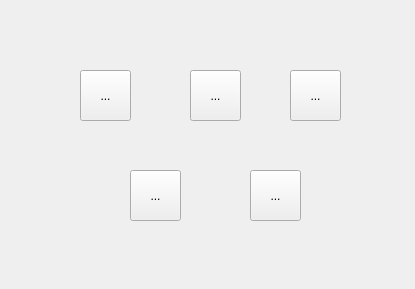
<?xml version="1.0" encoding="UTF-8"?>
<ui version="4.0">
 <class>MainWindow</class>
 <widget class="QMainWindow" name="MainWindow">
  <property name="geometry">
   <rect>
    <x>0</x>
    <y>0</y>
    <width>415</width>
    <height>289</height>
   </rect>
  </property>
  <property name="windowTitle">
   <string>MainWindow</string>
  </property>
  <widget class="QWidget" name="centralWidget">
   <widget class="MoveButton" name="zombie">
    <property name="geometry">
     <rect>
      <x>80</x>
      <y>70</y>
      <width>51</width>
      <height>51</height>
     </rect>
    </property>
    <property name="text">
     <string>...</string>
    </property>
    <property name="icon">
     <iconset resource="src.qrc">
      <normaloff>:/png/zombie.png</normaloff>:/png/zombie.png</iconset>
    </property>
    <property name="iconSize">
     <size>
      <width>80</width>
      <height>80</height>
     </size>
    </property>
   </widget>
   <widget class="MoveButton" name="creeper">
    <property name="geometry">
     <rect>
      <x>190</x>
      <y>70</y>
      <width>51</width>
      <height>51</height>
     </rect>
    </property>
    <property name="text">
     <string>...</string>
    </property>
    <property name="icon">
     <iconset resource="src.qrc">
      <normaloff>:/png/creeper.png</normaloff>:/png/creeper.png</iconset>
    </property>
    <property name="iconSize">
     <size>
      <width>80</width>
      <height>80</height>
     </size>
    </property>
   </widget>
   <widget class="MoveButton" name="skeleton">
    <property name="geometry">
     <rect>
      <x>290</x>
      <y>70</y>
      <width>51</width>
      <height>51</height>
     </rect>
    </property>
    <property name="text">
     <string>...</string>
    </property>
    <property name="icon">
     <iconset resource="src.qrc">
      <normaloff>:/png/skeleton.png</normaloff>:/png/skeleton.png</iconset>
    </property>
    <property name="iconSize">
     <size>
      <width>80</width>
      <height>80</height>
     </size>
    </property>
   </widget>
   <widget class="MoveButton" name="witch">
    <property name="geometry">
     <rect>
      <x>130</x>
      <y>170</y>
      <width>51</width>
      <height>51</height>
     </rect>
    </property>
    <property name="text">
     <string>...</string>
    </property>
    <property name="icon">
     <iconset resource="src.qrc">
      <normaloff>:/png/witch.png</normaloff>:/png/witch.png</iconset>
    </property>
    <property name="iconSize">
     <size>
      <width>80</width>
      <height>80</height>
     </size>
    </property>
   </widget>
   <widget class="MoveButton" name="slime">
    <property name="geometry">
     <rect>
      <x>250</x>
      <y>170</y>
      <width>51</width>
      <height>51</height>
     </rect>
    </property>
    <property name="text">
     <string>...</string>
    </property>
    <property name="icon">
     <iconset resource="src.qrc">
      <normaloff>:/png/slime.png</normaloff>:/png/slime.png</iconset>
    </property>
    <property name="iconSize">
     <size>
      <width>80</width>
      <height>80</height>
     </size>
    </property>
   </widget>
  </widget>
 </widget>
 <layoutdefault spacing="6" margin="11"/>
 <customwidgets>
  <customwidget>
   <class>MoveButton</class>
   <extends>QToolButton</extends>
   <header>MoveButton.h</header>
  </customwidget>
 </customwidgets>
 <resources>
  <include location="src.qrc"/>
 </resources>
 <connections/>
</ui>
